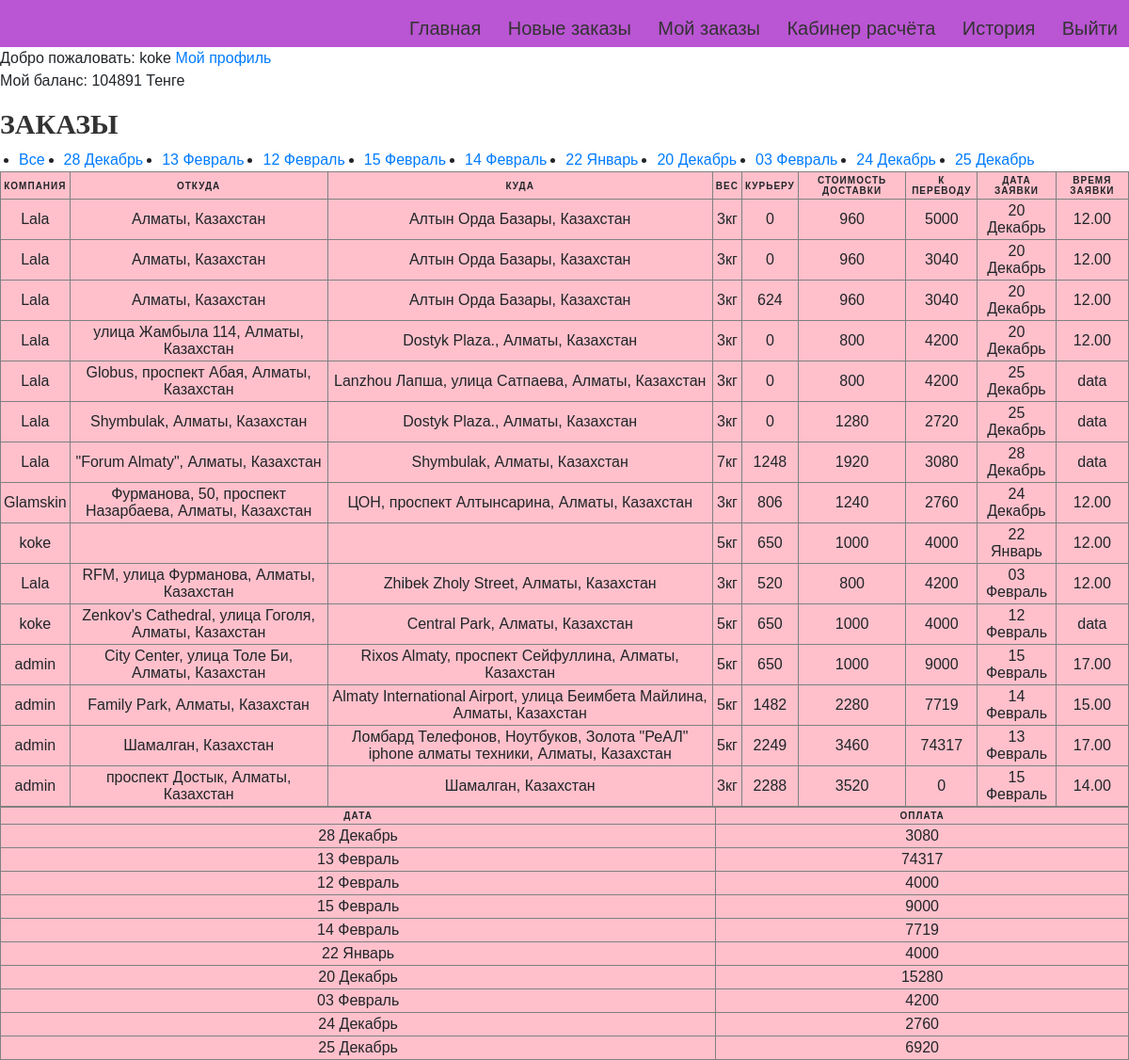
The page /curiers/private_curier_raschet/all (signed in) on the database its author committed.
### curier/models.py (models this page shows)
class Curier(models.Model):
	user = models.OneToOneField(settings.AUTH_USER_MODEL, on_delete=models.CASCADE,related_name="mycurier")
	date_of_birth=models.DateField(blank=True, null=True)
	photo =models.ImageField(upload_to='curiers/%y/%m/%d', blank=True)
	experience=models.IntegerField(blank=True, null=True)
	phone = models.IntegerField(null=False, blank=False)
	is_available=models.BooleanField(default=False)
	balance = models.DecimalField(decimal_places=0,max_digits=1000,default=0)

### Lallog/models.py (models this page shows, shortened)
class TestOrder(models.Model):
	client=models.ForeignKey(settings.AUTH_USER_MODEL,on_delete=models.CASCADE)
	marshrut=models.CharField(max_length=200)
	ves=models.DecimalField(decimal_places=0,max_digits=1000,default=10)
	from_address=models.CharField(max_length=200)
	from_phone=models.CharField(max_length=200)
	from_comment=models.CharField(max_length=200)
	to=models.CharField(max_length=200)
	to_phone=models.CharField(max_length=200)
	to_date=models.CharField(max_length=200)
	to_date_until=models.CharField(max_length=200)
	to_comment=models.CharField(max_length=200)
	distance=models.DecimalField(decimal_places=0,max_digits=1000,default=10)
	itog=models.DecimalField(decimal_places=0,max_digits=1000,default=10)
	curier = models.ForeignKey(Curier,on_delete=models.CASCADE,default=None,related_name="choiced_curier",blank=True,null=True)
	nal=models.DecimalField(decimal_places=0,max_digits=1000,default=0)
	raschet=models.DecimalField(decimal_places=0,max_digits=1000,default=0)
	status = models.CharField(max_length=200,default="Ожидание")
	curier_money = models.DecimalField(decimal_places=0,max_digits=1000,default=0)
	__original_curier = None
	def __init__(self,*args,**kwargs):
		print("Object was created")
		super(TestOrder,self).__init__(*args,**kwargs)
		self.__origin_curier = self.curier

### curier/views.py (the view)
# urls.py: path("private_curier_raschet/<str:day>",views.rashet_view,name="curier_rashet"),
def rashet_view(request,day):
	curier = request.user.mycurier
	orders_completed=None
	alldaysorders=curier.choiced_curier.all().filter(status="Доставлен")
	if day=="all":
	    orders_completed = curier.choiced_curier.all().filter(status="Доставлен")
	else:
	    orders_completed = curier.choiced_curier.all().filter(status="Доставлен",to_date=day)
	mydata = list(orders_completed.values_list("to_date"))
	mydata1 = list(alldaysorders.values_list("to_date"))
	alldays=[]
	for i in mydata1:
	    alldays.append(i[0])
	alldays = set(alldays)
	days=[]
	for i in mydata:
	    days.append(i[0])
	days=set(days)
	analyze=[]
	for i in days:
	    order = orders_completed.filter(to_date=i)
	    sumi=0
	    for j in order:
	        sumi+=j.raschet
	    temp={
	    "day":i,
	    "sum":int(sumi)
	    }
	    analyze.append(temp)
	print(analyze)
	ctx={
		"orders_completed":orders_completed,
		"analyze":analyze,
		"alldays":alldays,
	}
	return render(request,"curiers/raschet.html",context=ctx)

### curier/templates/curiers/raschet.html (shortened to what this page needs)
{%extends 'curiers/base_curier.html' %} {%load static%} {%block title%} Личный кабиент Курьера 2{%endblock%} {%block content%}
<a href="{% url 'edit'%}">Мой профиль</a>
<p>Мой баланс: {{request.user.mycurier.balance}} Тенге</p>
<h2>Заказы</h2>
<ul>
    <li style="float:left;margin-left: 20px;text-decoration: none"><a href="{% url 'curier_rashet' day='all'%}">Все</a></li>
    {%for i in alldays%}
    <li style="float:left;margin-left: 20px;text-decoration: none"><a href="{% url 'curier_rashet' day=i%}">{{i}}</a></li>
    {%endfor%}
</ul>
<table border="1" id="table_empty">
    <thead>
        <tr>
            <th>Компания</th>
            <th>Откуда</th>
            <th>Куда</th>
            <th>Вес</th>
            <th>Курьеру</th>
            <th>Стоимость доставки</th>
            <th>К переводу</th>
            <th>Дата заявки</th>
            <th>Время заявки</th>
        </tr>
    </thead>
    {%for i in orders_completed%}
    <tr>
        <td data-label="Компания">{{i.client}}</td>
        <td data-label="Откуда">{{i.from_address}}</td>
        <td data-label="Куда">{{i.to}}</td>
        <td data-label="Вес">{{i.ves}}кг</td>
        <td data-label="Курьеру">{{i.curier_money}}</td>
        <td data-label="Доставка">{{i.itog}}</td>
        <td data-label="К переводу">{{i.raschet}}</td>
        <td data-label="Дата">{{i.to_date}}</td>
        <td data-label="Ограничения">{{i.to_date_until}}</td>
    </tr>
    {%endfor%}
</table>
<table border="1" id="table_empty">
    <thead>
    <tr>
        <th>Дата</th>
        <th>Оплата</th>
    </tr>
    </thead>
    {%for i in analyze%}
    <tr>
        <td data-label="Дата">{{i.day}}</td>
        <td data-label="Оплата">{{i.sum}}</td>
    </tr>
    {%endfor%}
</table>
{%endblock content%}

### curier/templates/curiers/base_curier.html (shortened to what this page needs)
{% load static %}
<html lang="en">
<head>
    <link rel="stylesheet" href="https://use.fontawesome.com/releases/v5.8.2/css/all.css">
    <link rel="stylesheet" href="https://stackpath.bootstrapcdn.com/bootstrap/4.3.1/css/bootstrap.min.css">
    <link href="{% static 'css/style.css' %}" rel="stylesheet" />
</head>
<body>
    <div class="menu">
        <div class="links">
            {%if user.is_authenticated%}
            <a class="menu-item" href="{% url 'Home' %}">Главная</a>
            <a class="menu-item" href="{% url 'private_сurier2' %}">Новые заказы</a>
            <a class="menu-item" href="{% url 'private_сurier' %}">Мой заказы</a>
            <a class="menu-item" href="{% url 'curier_rashet' day='all'%}">Кабинер расчёта</a>
            <a class="menu-item" href="{% url 'curier_history' %}">История</a>
            <a class="menu-item" href="{% url 'user_logout' %}">Выйти</a> {%else%}
            <a class="menu-item" href="{% url 'user_login' %}">Авторизация</a> {%endif%}
        </div>
    </div>
    {%if user.is_authenticated%} Добро пожаловать: {{ user.username}} {%endif%} {%block content%} {%endblock content%}
</body>
</html>

### Lallog/static/css/style.css (style rules this page uses)
* { padding: 0; margin: 0; }
div { box-sizing: border-box; }
#table_empty { background-color: #FFC0CB; }
table { width: 100%; margin:0; padding:0; border-collapse: collapse; border-spacing: 0; }
table tr { padding: 3px; }
table th, table td { padding: 3px; text-align: center; }
table th { text-transform: uppercase; font-size: 10px; letter-spacing: 1px; }
body { font-family: sans-serif; }
.menu { text-align: right; background: #BA55D3; height: 50px; }
.menu-item { display: inline-block; color:#333; font-size: 20px; line-height: 30px; padding: 15px 12px; text-decoration: none; }
h2 { color: #333333; font-family: "Open+Sans"; font-size: 30px; font-weight: 700; text-transform: uppercase; margin-top: 10px; }

### rows shown on the page
TestOrder: client "Lala", from_address "Алматы, Казахстан", to "Алтын Орда Базары, Казахстан", ves "3", curier_money "0", itog "960", raschet "5000", to_date "20 Декабрь", to_date_until "12.00"
TestOrder: client "Lala", from_address "Алматы, Казахстан", to "Алтын Орда Базары, Казахстан", ves "3", curier_money "0", itog "960", raschet "3040", to_date "20 Декабрь", to_date_until "12.00"
TestOrder: client "Lala", from_address "Алматы, Казахстан", to "Алтын Орда Базары, Казахстан", ves "3", curier_money "624", itog "960", raschet "3040", to_date "20 Декабрь", to_date_until "12.00"
TestOrder: client "Lala", from_address "улица Жамбыла 114, Алматы, Казахстан", to "Dostyk Plaza., Алматы, Казахстан", ves "3", curier_money "0", itog "800", raschet "4200", to_date "20 Декабрь", to_date_until "12.00"
TestOrder: client "Lala", from_address "Globus, проспект Абая, Алматы, Казахстан", to "Lanzhou Лапша, улица Сатпаева, Алматы, Казахстан", ves "3", curier_money "0", itog "800", raschet "4200", to_date "25 Декабрь", to_date_until "data"
TestOrder: client "Lala", from_address "Shymbulak, Алматы, Казахстан", to "Dostyk Plaza., Алматы, Казахстан", ves "3", curier_money "0", itog "1280", raschet "2720", to_date "25 Декабрь", to_date_until "data"
TestOrder: client "Lala", from_address "\"Forum Almaty\", Алматы, Казахстан", to "Shymbulak, Алматы, Казахстан", ves "7", curier_money "1248", itog "1920", raschet "3080", to_date "28 Декабрь", to_date_until "data", day "28 Декабрь", sum "3080"
TestOrder: client "Glamskin", from_address "Фурманова, 50, проспект Назарбаева, Алматы, Казахстан", to "ЦОН, проспект Алтынсарина, Алматы, Казахстан", ves "3", curier_money "806", itog "1240", raschet "2760", to_date "24 Декабрь", to_date_until "12.00", day "24 Декабрь", sum "2760"
TestOrder: client "koke", ves "5", curier_money "650", itog "1000", raschet "4000", to_date "22 Январь", to_date_until "12.00", day "22 Январь", sum "4000"
TestOrder: client "Lala", from_address "RFM, улица Фурманова, Алматы, Казахстан", to "Zhibek Zholy Street, Алматы, Казахстан", ves "3", curier_money "520", itog "800", raschet "4200", to_date "03 Февраль", to_date_until "12.00", day "03 Февраль", sum "4200"
TestOrder: client "koke", from_address "Zenkov's Cathedral, улица Гоголя, Алматы, Казахстан", to "Central Park, Алматы, Казахстан", ves "5", curier_money "650", itog "1000", raschet "4000", to_date "12 Февраль", to_date_until "data", day "12 Февраль", sum "4000"
TestOrder: client "admin", from_address "City Center, улица Толе Би, Алматы, Казахстан", to "Rixos Almaty, проспект Сейфуллина, Алматы, Казахстан", ves "5", curier_money "650", itog "1000", raschet "9000", to_date "15 Февраль", to_date_until "17.00", day "15 Февраль", sum "9000"
TestOrder: client "admin", from_address "Family Park, Алматы, Казахстан", to "Almaty International Airport, улица Беимбета Майлина, Алматы, Казахстан", ves "5", curier_money "1482", itog "2280", raschet "7719", to_date "14 Февраль", to_date_until "15.00", day "14 Февраль", sum "7719"
TestOrder: client "admin", from_address "Шамалган, Казахстан", to "Ломбард Телефонов, Ноутбуков, Золота \"РеАЛ\" iphone алматы техники, Алматы, Казахстан", ves "5", curier_money "2249", itog "3460", raschet "74317", to_date "13 Февраль", to_date_until "17.00", day "13 Февраль", sum "74317"
TestOrder: client "admin", from_address "проспект Достык, Алматы, Казахстан", to "Шамалган, Казахстан", ves "3", curier_money "2288", itog "3520", raschet "0", to_date "15 Февраль", to_date_until "14.00"

### other values the page prints
{{ user.username }} "koke"
{{ request.user.mycurier.balance }} "104891"
{{ i }} "28 Декабрь" "13 Февраль" "12 Февраль" "15 Февраль" "14 Февраль" "22 Январь" "20 Декабрь" "03 Февраль" "24 Декабрь" "25 Декабрь"
{{ i.day }} "20 Декабрь" "25 Декабрь"
{{ i.sum }} "15280" "6920"
